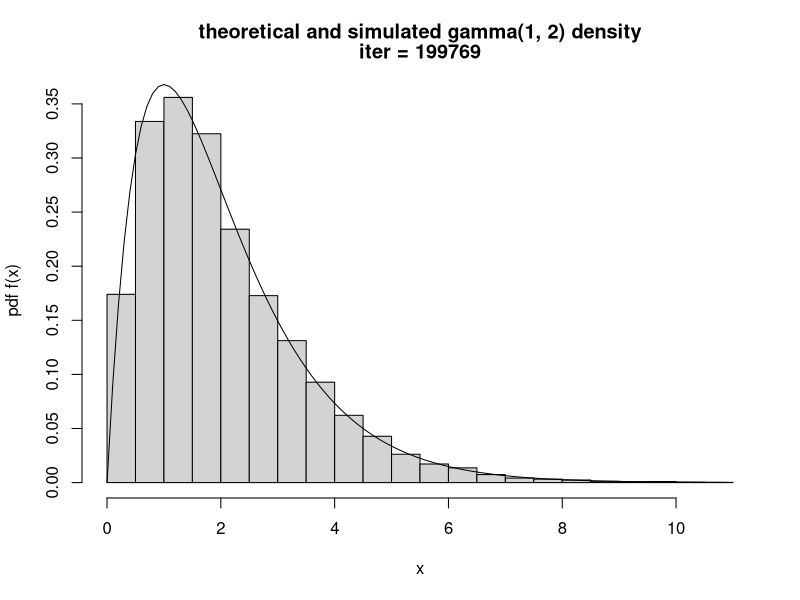
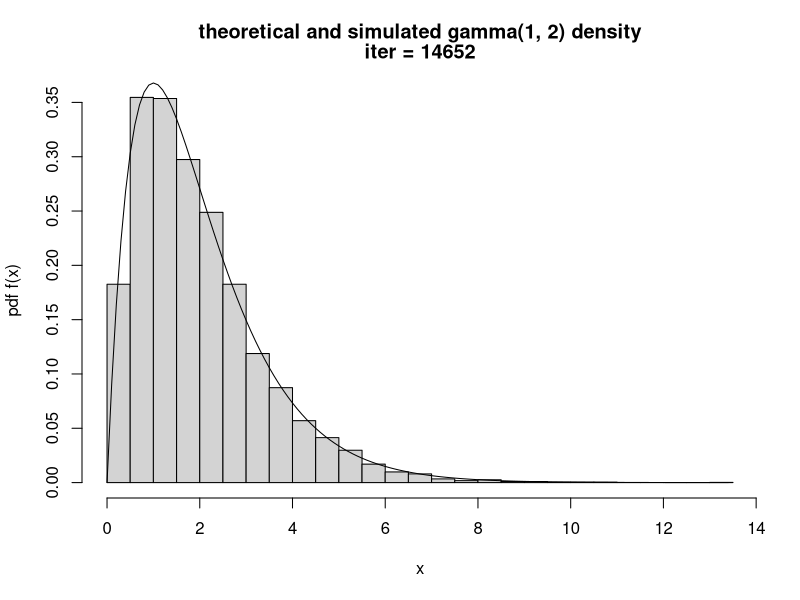

The R source for these figures, in order:
## ---- chunk 1
gamma.sim_1 <- function(lambda, m) {
  iter <- 0
  f <- function(x){
    return(lambda^m * x^(m-1) * exp(-lambda * x) / gamma(m))
  }
  
  K <- 1
  
  while (TRUE) {    
    X <- runif(1, 0, 20)             
    Y <- runif(1, 0, K)
    iter <- iter + 1 
    if (Y < f(X)) return(c(X, iter))   # this does the rejection step
  }
}

set.seed(1999)

n <- 10000        # number of replicates
g.1 <- mat.or.vec(n, 2)      # create somewhere to keep the answers

for (i in 1:n) g.1[i,] <- gamma.sim_1(1, 2)    # generate your 10000 gamma r.v.s

hist(g.1[,1], breaks=30, freq=F, xlab="x", ylab="pdf f(x)", main=c("theoretical and simulated gamma(1, 2) density", paste("iter =", sum(g.1[,2]))))
x <- seq(0, max(g.1[,1]), .1)
lines(x, dgamma(x, 2, 1))
## ---- chunk 2
gamma.sim <- function(lambda, m) {
  # simulates a gamma(lambda, m) rv using rejection with an exp envelope
  # assumes m > 1 and lambda > 0
  
  # step 1: Define a function f(x)=lambda^m*x^(m-1)*exp(-lambda*x)/gamma(m)     --- the gamma density at x
  ## [ADD CODE HERE]
    iter <- 0
    f <- function(x){
      return(lambda^m * x^(m-1) * exp(-lambda * x) / gamma(m))
    }
  
  # step 2: Define a function h(x)=lambda/m*exp(-lambda/m*x)     ---  the exponential density at x
  ## [ADD CODE HERE]
    h <- function(x){
      return(lambda / m * exp(- lambda / m * x))
    } 
  
  # step 3: Define the value of k:  k=m^m*exp(1-m)/gamma(m)    --- in general. for m=2, lambda=1 we have k=4/e
  ## [ADD CODE HERE]
    k <- m^m * exp(1 - m) / gamma(m)
  
  while (TRUE) {    # keep sampling x's from h(x) and testing them until you accept one
    X <- -log(runif(1))*m/lambda     # generate an x from h, the exponential density              
    
    # Now generate Y from Unif[0,Kh(x)] .....[ADD CODE HERE]
    Y <- runif(1, 0, k * h(X))
    
    # and then
    iter <- iter + 1 
    if (Y < f(X)) return(c(X, iter))   # this does the rejection step
  }
}

set.seed(1999)
n <- 10000        # number of replicates
g <- mat.or.vec(n, 2)      # create somewhere to keep the answers

for (i in 1:n) g[i,] <- gamma.sim(1, 2)    # generate your 10000 gamma r.v.s

hist(g[,1], breaks=20, freq=F, xlab="x", ylab="pdf f(x)", main=c("theoretical and simulated gamma(1, 2) density", paste("iter =", sum(g[,2]))))
x <- seq(0, max(g[,1]), .1)
lines(x, dgamma(x, 2, 1))
